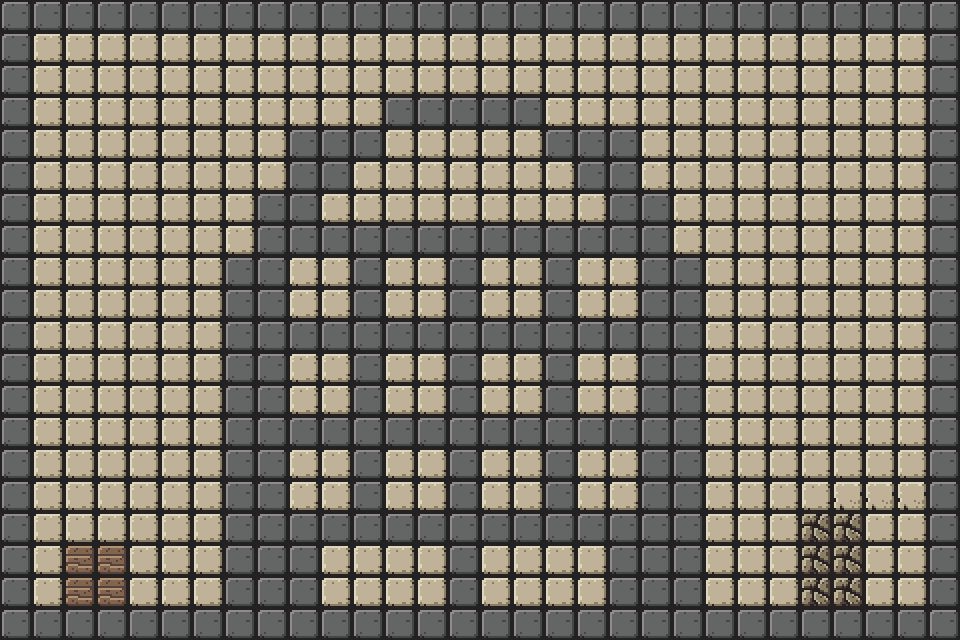

Below is a game level as drawn by its tile map, then a one-line description and the .tmx file that defines it, in full:
An orthogonal 30x20 tile map with 32x32 px tiles, 4 tile layers (Background, Platform, Snare, Target).

<map version="1.2" tiledversion="1.2.3" orientation="orthogonal" renderorder="left-down" width="30" height="20" tilewidth="32" tileheight="32" infinite="0" nextlayerid="7" nextobjectid="1">
 <tileset firstgid="1" source="testPlatform.tsx" />
 <layer id="1" name="Background" width="30" height="20">
  <data encoding="csv">
0,0,0,0,0,0,0,0,0,0,0,0,0,0,0,0,0,0,0,0,0,0,0,0,0,0,0,0,0,0,
0,26,26,26,26,26,26,26,26,26,26,26,26,26,26,26,26,26,26,26,26,26,26,26,26,26,26,26,26,0,
0,26,26,26,26,26,26,26,26,26,26,26,26,26,26,26,26,26,26,26,26,26,26,26,26,26,26,26,26,0,
0,26,26,26,26,26,26,26,26,26,26,26,26,26,26,26,26,26,26,26,26,26,26,26,26,26,26,26,26,0,
0,26,26,26,26,26,26,26,26,26,26,26,26,26,26,26,26,26,26,26,26,26,26,26,26,26,26,26,26,0,
0,26,26,26,26,26,26,26,26,26,26,26,26,26,26,26,26,26,26,26,26,26,26,26,26,26,26,26,26,0,
0,26,26,26,26,26,26,26,26,26,26,26,26,26,26,26,26,26,26,26,26,26,26,26,26,26,26,26,26,0,
0,26,26,26,26,26,26,26,26,26,26,26,26,26,26,26,26,26,26,26,26,26,26,26,26,26,26,26,26,0,
0,26,26,26,26,26,26,26,26,26,26,26,26,26,26,26,26,26,26,26,26,26,26,26,26,26,26,26,26,0,
0,26,26,26,26,26,26,26,26,26,26,26,26,26,26,26,26,26,26,26,26,26,26,26,26,26,26,26,26,0,
0,26,26,26,26,26,26,26,26,26,26,26,26,26,26,26,26,26,26,26,26,26,26,26,26,26,26,26,26,0,
0,26,26,26,26,26,26,26,26,26,26,26,26,26,26,26,26,26,26,26,26,26,26,26,26,26,26,26,26,0,
0,26,26,26,26,26,26,26,26,26,26,26,26,26,26,26,26,26,26,26,26,26,26,26,26,26,26,26,26,0,
0,26,26,26,26,26,26,26,26,26,26,26,26,26,26,26,26,26,26,26,26,26,26,26,26,26,26,26,26,0,
0,26,26,26,26,26,26,26,26,26,26,26,26,26,26,26,26,26,26,26,26,26,26,26,26,26,26,26,26,0,
0,26,26,26,26,26,26,26,26,26,26,26,26,26,26,26,26,26,26,26,26,26,26,26,26,26,2,2,2,0,
0,26,26,26,26,26,26,26,26,26,26,26,26,26,26,26,26,26,26,26,26,26,26,26,26,26,2,26,26,0,
0,26,26,26,26,26,26,26,26,26,26,26,26,26,26,26,26,26,26,26,26,26,26,26,26,26,2,26,26,0,
0,26,26,26,26,26,26,26,26,26,26,26,26,26,26,26,26,26,26,26,26,26,26,26,26,26,26,26,26,0,
0,0,0,0,0,0,0,0,0,0,0,0,0,0,0,0,0,0,0,0,0,0,0,0,0,0,0,0,0,0
</data>
 </layer>
 <layer id="2" name="Platform" width="30" height="20">
  <data encoding="csv">
29,29,29,29,29,29,29,29,29,29,29,29,29,29,29,29,29,29,29,29,29,29,29,29,29,29,29,29,29,29,
29,0,0,0,0,0,0,0,0,0,0,0,0,0,0,0,0,0,0,0,0,0,0,0,0,0,0,0,0,29,
29,0,0,0,0,0,0,0,0,0,0,0,0,0,0,0,0,0,0,0,0,0,0,0,0,0,0,0,0,29,
29,0,0,0,0,0,0,0,0,0,0,0,29,29,29,29,29,0,0,0,0,0,0,0,0,0,0,0,0,29,
29,0,0,0,0,0,0,0,0,29,29,29,0,0,0,0,0,29,29,29,0,0,0,0,0,0,0,0,0,29,
29,0,0,0,0,0,0,0,0,29,29,0,0,0,0,0,0,0,29,29,0,0,0,0,0,0,0,0,0,29,
29,0,0,0,0,0,0,0,29,29,0,0,0,0,0,0,0,0,0,29,29,0,0,0,0,0,0,0,0,29,
29,0,0,0,0,0,0,0,29,29,29,29,29,29,29,29,29,29,29,29,29,0,0,0,0,0,0,0,0,29,
29,0,0,0,0,0,0,29,29,0,0,29,0,0,29,0,0,29,0,0,29,29,0,0,0,0,0,0,0,29,
29,0,0,0,0,0,0,29,29,0,0,29,0,0,29,0,0,29,0,0,29,29,0,0,0,0,0,0,0,29,
29,0,0,0,0,0,0,29,29,29,29,29,29,29,29,29,29,29,29,29,29,29,0,0,0,0,0,0,0,29,
29,0,0,0,0,0,0,29,29,0,0,29,0,0,29,0,0,29,0,0,29,29,0,0,0,0,0,0,0,29,
29,0,0,0,0,0,0,29,29,0,0,29,0,0,29,0,0,29,0,0,29,29,0,0,0,0,0,0,0,29,
29,0,0,0,0,0,0,29,29,29,29,29,29,29,29,29,29,29,29,29,29,29,0,0,0,0,0,0,0,29,
29,0,0,0,0,0,0,29,29,0,0,29,0,0,29,0,0,29,0,0,29,29,0,0,0,0,0,0,0,29,
29,0,0,0,0,0,0,29,29,0,0,29,0,0,29,0,0,29,0,0,29,29,0,0,0,0,0,0,0,29,
29,0,0,0,0,0,0,29,29,29,29,29,29,29,29,29,29,29,29,29,29,29,0,0,0,0,0,0,0,29,
29,0,0,0,0,0,0,29,29,29,0,0,0,0,29,0,0,0,0,29,29,29,0,0,0,0,0,0,0,29,
29,0,0,0,0,0,0,29,29,29,0,0,0,0,29,0,0,0,0,29,29,29,0,0,0,0,0,0,0,29,
29,29,29,29,29,29,29,29,29,29,29,29,29,29,29,29,29,29,29,29,29,29,29,29,29,29,29,29,29,29
</data>
 </layer>
 <layer id="4" name="Snare" width="30" height="20">
  <data encoding="csv">
0,0,0,0,0,0,0,0,0,0,0,0,0,0,0,0,0,0,0,0,0,0,0,0,0,0,0,0,0,0,
0,0,0,0,0,0,0,0,0,0,0,0,0,0,0,0,0,0,0,0,0,0,0,0,0,0,0,0,0,0,
0,0,0,0,0,0,0,0,0,0,0,0,0,0,0,0,0,0,0,0,0,0,0,0,0,0,0,0,0,0,
0,0,0,0,0,0,0,0,0,0,0,0,0,0,0,0,0,0,0,0,0,0,0,0,0,0,0,0,0,0,
0,0,0,0,0,0,0,0,0,0,0,0,0,0,0,0,0,0,0,0,0,0,0,0,0,0,0,0,0,0,
0,0,0,0,0,0,0,0,0,0,0,0,0,0,0,0,0,0,0,0,0,0,0,0,0,0,0,0,0,0,
0,0,0,0,0,0,0,0,0,0,0,0,0,0,0,0,0,0,0,0,0,0,0,0,0,0,0,0,0,0,
0,0,0,0,0,0,0,0,0,0,0,0,0,0,0,0,0,0,0,0,0,0,0,0,0,0,0,0,0,0,
0,0,0,0,0,0,0,0,0,0,0,0,0,0,0,0,0,0,0,0,0,0,0,0,0,0,0,0,0,0,
0,0,0,0,0,0,0,0,0,0,0,0,0,0,0,0,0,0,0,0,0,0,0,0,0,0,0,0,0,0,
0,0,0,0,0,0,0,0,0,0,0,0,0,0,0,0,0,0,0,0,0,0,0,0,0,0,0,0,0,0,
0,0,0,0,0,0,0,0,0,0,0,0,0,0,0,0,0,0,0,0,0,0,0,0,0,0,0,0,0,0,
0,0,0,0,0,0,0,0,0,0,0,0,0,0,0,0,0,0,0,0,0,0,0,0,0,0,0,0,0,0,
0,0,0,0,0,0,0,0,0,0,0,0,0,0,0,0,0,0,0,0,0,0,0,0,0,0,0,0,0,0,
0,0,0,0,0,0,0,0,0,0,0,0,0,0,0,0,0,0,0,0,0,0,0,0,0,0,0,0,0,0,
0,0,0,0,0,0,0,0,0,0,0,0,0,0,0,0,0,0,0,0,0,0,0,0,0,0,0,0,0,0,
0,0,0,0,0,0,0,0,0,0,0,0,0,0,0,0,0,0,0,0,0,0,0,0,0,21,21,0,0,0,
0,0,0,0,0,0,0,0,0,0,0,0,0,0,0,0,0,0,0,0,0,0,0,0,0,21,21,0,0,0,
0,0,0,0,0,0,0,0,0,0,0,0,0,0,0,0,0,0,0,0,0,0,0,0,0,21,21,0,0,0,
0,0,0,0,0,0,0,0,0,0,0,0,0,0,0,0,0,0,0,0,0,0,0,0,0,0,0,0,0,0
</data>
 </layer>
 <layer id="5" name="Target" width="30" height="20">
  <data encoding="csv">
0,0,0,0,0,0,0,0,0,0,0,0,0,0,0,0,0,0,0,0,0,0,0,0,0,0,0,0,0,0,
0,0,0,0,0,0,0,0,0,0,0,0,0,0,0,0,0,0,0,0,0,0,0,0,0,0,0,0,0,0,
0,0,0,0,0,0,0,0,0,0,0,0,0,0,0,0,0,0,0,0,0,0,0,0,0,0,0,0,0,0,
0,0,0,0,0,0,0,0,0,0,0,0,0,0,0,0,0,0,0,0,0,0,0,0,0,0,0,0,0,0,
0,0,0,0,0,0,0,0,0,0,0,0,0,0,0,0,0,0,0,0,0,0,0,0,0,0,0,0,0,0,
0,0,0,0,0,0,0,0,0,0,0,0,0,0,0,0,0,0,0,0,0,0,0,0,0,0,0,0,0,0,
0,0,0,0,0,0,0,0,0,0,0,0,0,0,0,0,0,0,0,0,0,0,0,0,0,0,0,0,0,0,
0,0,0,0,0,0,0,0,0,0,0,0,0,0,0,0,0,0,0,0,0,0,0,0,0,0,0,0,0,0,
0,0,0,0,0,0,0,0,0,0,0,0,0,0,0,0,0,0,0,0,0,0,0,0,0,0,0,0,0,0,
0,0,0,0,0,0,0,0,0,0,0,0,0,0,0,0,0,0,0,0,0,0,0,0,0,0,0,0,0,0,
0,0,0,0,0,0,0,0,0,0,0,0,0,0,0,0,0,0,0,0,0,0,0,0,0,0,0,0,0,0,
0,0,0,0,0,0,0,0,0,0,0,0,0,0,0,0,0,0,0,0,0,0,0,0,0,0,0,0,0,0,
0,0,0,0,0,0,0,0,0,0,0,0,0,0,0,0,0,0,0,0,0,0,0,0,0,0,0,0,0,0,
0,0,0,0,0,0,0,0,0,0,0,0,0,0,0,0,0,0,0,0,0,0,0,0,0,0,0,0,0,0,
0,0,0,0,0,0,0,0,0,0,0,0,0,0,0,0,0,0,0,0,0,0,0,0,0,0,0,0,0,0,
0,0,0,0,0,0,0,0,0,0,0,0,0,0,0,0,0,0,0,0,0,0,0,0,0,0,0,0,0,0,
0,0,0,0,0,0,0,0,0,0,0,0,0,0,0,0,0,0,0,0,0,0,0,0,0,0,0,0,0,0,
0,0,4,4,0,0,0,0,0,0,0,0,0,0,0,0,0,0,0,0,0,0,0,0,0,0,0,0,0,0,
0,0,4,4,0,0,0,0,0,0,0,0,0,0,0,0,0,0,0,0,0,0,0,0,0,0,0,0,0,0,
0,0,0,0,0,0,0,0,0,0,0,0,0,0,0,0,0,0,0,0,0,0,0,0,0,0,0,0,0,0
</data>
 </layer>
</map>
